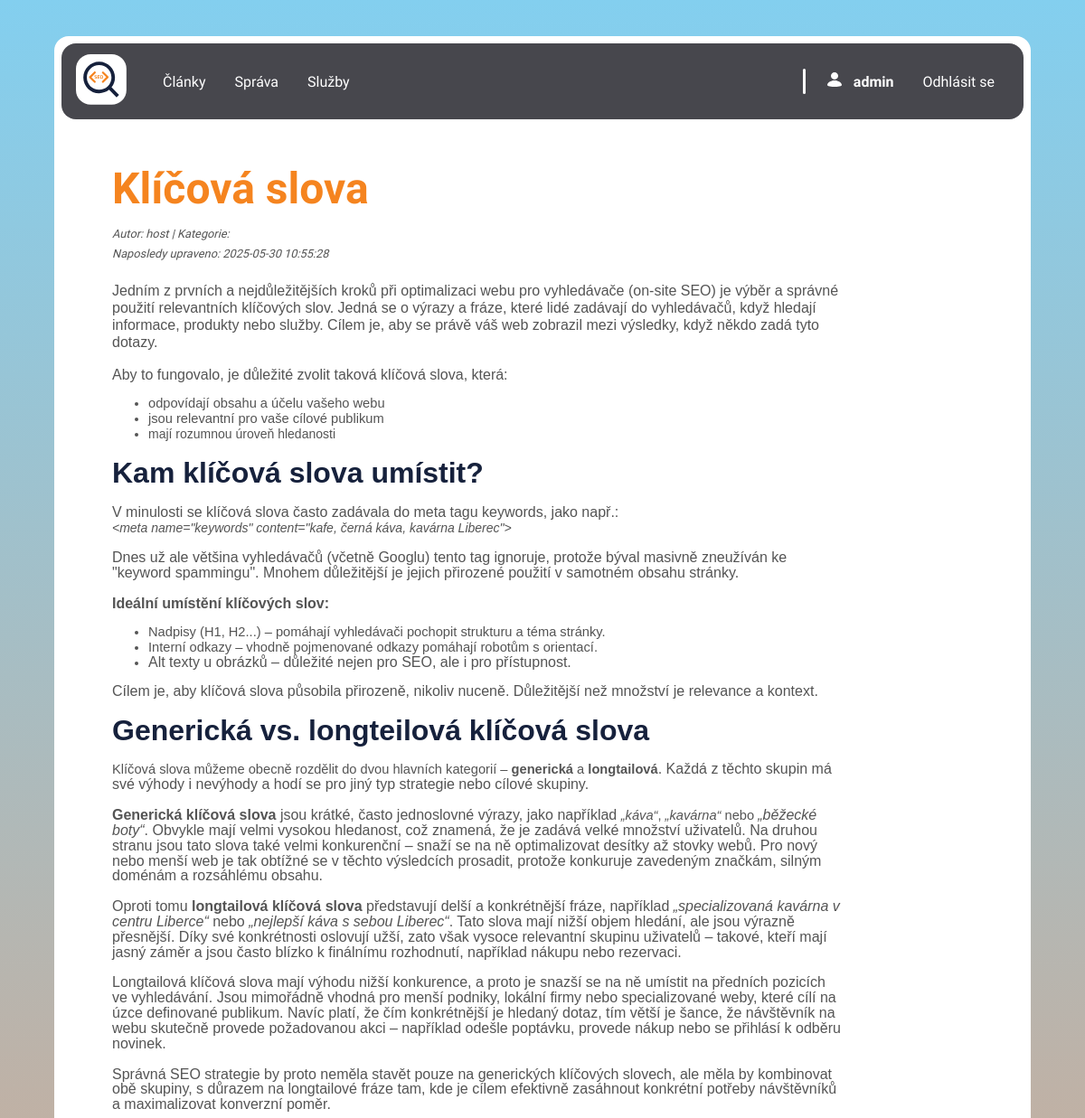
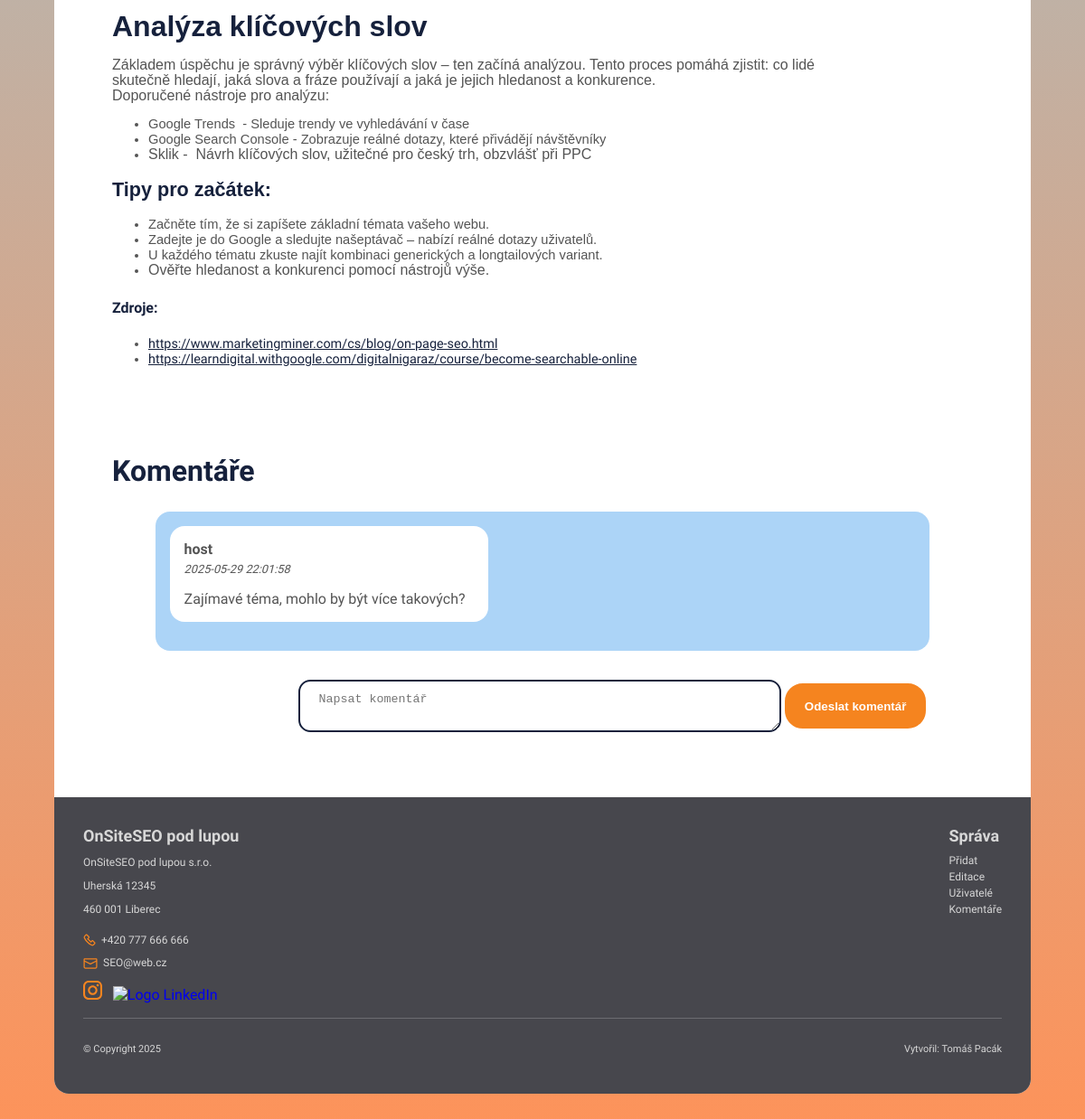
/app/views/blog/clanek_detail.php?id=5 (signed in), run on the app's committed database (2 pictures, top to bottom).
### tables this page shows
CREATE TABLE `clanky` (
  `id` int(11) NOT NULL,
  `title` varchar(255) NOT NULL,
  `author` varchar(255) NOT NULL,
  `category` varchar(100) DEFAULT NULL,
  `text` mediumtext NOT NULL,
  `sources` text NOT NULL,
  `images` longtext DEFAULT NULL CHECK (json_valid(`images`)),
  `created_at` timestamp NOT NULL DEFAULT current_timestamp(),
  `updated_at` timestamp NOT NULL DEFAULT current_timestamp() ON UPDATE current_timestamp(),
  `user_id` int(11) NOT NULL
);

CREATE TABLE `comments` (
  `id` int(11) NOT NULL,
  `text` text NOT NULL,
  `created_at` datetime DEFAULT current_timestamp(),
  `updated_at` timestamp NULL DEFAULT NULL ON UPDATE current_timestamp(),
  `user_id` int(11) NOT NULL,
  `clanek_id` int(11) NOT NULL
);

CREATE TABLE `users` (
  `id` int(11) NOT NULL,
  `username` varchar(50) NOT NULL,
  `email` varchar(100) DEFAULT NULL,
  `password_hash` varchar(255) NOT NULL,
  `role` enum('user','admin') NOT NULL DEFAULT 'user',
  `name` varchar(100) DEFAULT NULL,
  `surname` varchar(100) DEFAULT NULL,
  `created_at` timestamp NOT NULL DEFAULT current_timestamp(),
  `updated_at` timestamp NULL DEFAULT NULL ON UPDATE current_timestamp()
);

### app/models/Clanek.php (called while the page is built, shortened)
<?php
class Clanek {
    private $db;
    public function __construct($db) {
        $this->db = $db;
    }
    public function getById($id) {
        $sql = "SELECT * FROM clanky WHERE id = :id";
        $stmt = $this->db->prepare($sql);
        $stmt->execute([':id' => $id]);
        return $stmt->fetch(PDO::FETCH_ASSOC);
    }
}

### app/models/Comment.php (called while the page is built, shortened)
<?php
class Comment {
    private $db;
    public function __construct($db) {
        $this->db = $db;
    }
    public function getByClanekId($clanek_id) {
        $sql = "SELECT c.text, c.created_at, u.username
                FROM comments c
                JOIN users u ON c.user_id = u.id
                WHERE c.clanek_id = :clanek_id
                ORDER BY c.created_at DESC";
        $stmt = $this->db->prepare($sql);
        $stmt->execute([':clanek_id' => $clanek_id]);
        return $stmt->fetchAll(PDO::FETCH_ASSOC);
    }
}

### app/views/blog/clanek_detail.php (the view, shortened to what this page needs)
<?php
require_once '../../models/Clanek.php';
require_once '../../models/Comment.php';
$db = (new Database())->getConnection();
$clanekModel = new Clanek($db);
$clanek = $clanekModel->getById((int)$_GET['id']);
$commentModel = new Comment($db);
$komentare = $commentModel->getByClanekId($clanek['id']);
?>
<!DOCTYPE html>
<html lang="cz">
<head>
    <link rel="stylesheet" href="../../../public/css/typography.css">
    <link rel="stylesheet" href="../../../public/css/layout.css">
    <link rel="stylesheet" href="../../../public/css/style.css">
    <link rel="stylesheet" href="../../../public/css/richtext.min.css">
    <link rel="stylesheet" href="https://maxcdn.bootstrapcdn.com/font-awesome/4.7.0/css/font-awesome.min.css">
</head>
<body>
    <div class="page">
        <div>
            <div class="menu">
                <div class="navbar">
                    <a href="./index.php" class="navbar__logo"><img class="img--responsiv" src="../../../public/img/logo.svg" alt="logo"></a>
                    <nav class="hamburger-nav hamburger-zone">
                        <menu>
                            <div class="menuLeft menuRight">
                                <li class="menu__item"><a href="./clanky.php">Články</a></li>
                                <li class="menu__item"><a href="../admin/clanek_create.php">Správa</a></li>
                                <li class="menu__item"><a href="./sluzby.php">Služby</a></li>
                            </div>
                            <?php if (isset($_SESSION['username'])): ?>
                                <div class="menuRight">
                                    <div class="line"></div>
                                    <li class="menu__item">
                                        <div class="userLoged">
                                            <div class="iconContainer"><img class="img--responsiv" src="../../../public/img/icon_user.svg" alt="ikona uzživatele"></div>
                                            <p class="userLoged__text"><strong><?= htmlspecialchars($_SESSION['username']) ?></strong></p>
                                        </div>
                                    </li>
                                    <li class="menu__item">
                                        <a class="nav-link" href="../../controllers/logout.php">Odhlásit se</a>
                                    </li>
                                </div>
                            <?php endif; ?>
                        </menu>
                    </nav>
                </div>
            </div>
        </div>
        <main class="page__wrapper">
            <article>
                <h1 class="clanek__title"><?= htmlspecialchars($clanek['title']) ?></h1>
                <p class="clanek__autor">Autor: <?= htmlspecialchars($clanek['author']) ?> | Kategorie: <?= htmlspecialchars($clanek['category']) ?></p>
                <p class="clanek__autor">Naposledy upraveno: <?= htmlspecialchars($clanek['updated_at']) ?></p>
                <div class="clanek__content">
                    <?= html_entity_decode($clanek['text']) ?>
                </div>
                <?php
                    $sources = json_decode($clanek['sources'], true);
                    if (is_array($sources) && !empty($sources)) {
                        echo '<h4 class="clanek__zdroje">Zdroje:</h4>';
                        echo '<ul>';
                        foreach ($sources as $source) {
                            echo '<li class="clanek__zdroj"> <a class="link" href="' . $source . '" target="_blank" rel="noopener noreferrer">' . $source . '</a></li>';
                        }
                        echo '</ul>';
                    }
                ?>
            </article>
            <section class="komentare">
                <h2>Komentáře</h2>
                <div class="komentare_wrapper">
                    <div class="komentare_vypis">
                        <?php if (!empty($komentare)): ?>
                                <?php foreach ($komentare as $komentar): ?>
                                    <div class="komentar" >
                                        <p class="komentar__autor"><?= htmlspecialchars($komentar['username']) ?></p>
                                        <p class="komentar__date"><?= htmlspecialchars($komentar['created_at']) ?></p>
                                        <p class="komentar__text"><?= nl2br(htmlspecialchars($komentar['text'])) ?></p>
                                    </div>
                                <?php endforeach; ?>
                        <?php else: ?>
                            <p class="message">Zatím žádné komentáře.</p>
                        <?php endif; ?>
                    </div>
                    <div>
                        <?php if (isset($_SESSION['user_id'])): ?>
                            <form class="komentare_pridat" method="post"  action="../../controllers/CommentController.php">
                                <textarea class="form-control form-control--komentar" name="text" placeholder="Napsat komentář" required></textarea>
                                <button class="btn" type="submit">Odeslat komentář</button>
                            </form>
                        <?php else: ?>
                            <p class="warning"><a class="link" href="../auth/login.php">Přihlas se</a> pro přidání komentáře, nemáš účet? <a class="link" href="../auth/register.php">Registruj se</a></p>
                        <?php endif; ?>
                    </div>
                </div>
            </section>
        </main>
        <footer>
            <div class="footer">
                <div class="footer__mainWrapper">
                    <div class="footer__kategory">
                        <p class="footer__title">OnSiteSEO pod lupou</p>
                        <div class="footer__wrapper">
                            <div>
                                <p class="footer__neodkaz">OnSiteSEO pod lupou s.r.o.</p>
                                <p class="footer__neodkaz">Uherská 12345</p>
                                <p class="footer__neodkaz">460 001 Liberec</p>
                            </div>
                            <div class="footer__wrapper2">
                                <a class="footer__odkaz footer__odkaz--tel" href="tel:+420777666666">+420 777 666 666</a>
                                <a class="footer__odkaz footer__odkaz--mail" href="mailto:obchod@l3web.cz">SEO@web.cz</a>
                                <div class="footer__icons">
                                    <a href="#"><img class="footer__icon" src="../../../public/img/icon_instagram.svg" alt="Logo Instagram"></a>
                                    <a href="#"><img class="footer__icon" src="../../../public/img/footer_linkedin.svg" alt="Logo LinkedIn"></a>
                                </div>
                            </div>
                        </div>
                    </div>
                    <div class="footer__kategory">
                        <p class="footer__title">Správa</p>
                        <div class="footer__text">
                            <a class="footer__odkaz" href="../admin/clanek_create.php">Přidat</a>
                            <a class="footer__odkaz" href="../admin/clanky_edit_delete.php">Editace</a>
                            <?php if (isset($_SESSION['role']) && $_SESSION['role'] === 'admin'): ?>
                                <a class="footer__odkaz" href="../admin/users_edit_delete.php">Uživatelé</a>
                                <a class="footer__odkaz" href="../admin/komentare_delete.php">Komentáře</a>
                            <?php endif; ?>
                        </div>
                    </div>
                </div>
                <div class="footer__line"></div>
                <div class="footer__paticka">
                    <div class="paticka__wrapper">
                        <p>© Copyright 2025</p>
                    </div>
                    <p>Vytvořil: Tomáš Pacák</p>
                </div>
            </div>
        </footer>
    </div>
</body>
</html>

### public/css/typography.css (style rules this page uses)
:root { --text:#545454; --primalC: #f5841f; --secondaryC: #16213C; --gradientBg: linear-gradient(to right, #fd935a, #83cfef); --bg:#ffffff; --btnH: #acd4f7; --cardBg:#2A2A2A; --bg-footer:#47474D; --text-footer:#d7d7d7; }
html { font-family: 'Hanken Grotesk', sans-serif; font-weight: 400; font-size: 16px !important; color: var(--text); }
h1 { font-size: clamp(1.6rem, 4.5vw, 3rem); color: var(--primalC); }
h2 { font-size: clamp(1.4rem, 3vw, 2rem); }
h3, .log__title { font-size: clamp(1.1rem, 1.8vw, 1.7rem); }
h2, h3, h4, .log__title { color: var(--secondaryC); }
a:not(.link) { text-decoration: none; }
.link { color: var(--secondaryC); }
.clanek__title { margin-bottom: 0.3em; }
.clanek__autor { font-size: 0.8em; font-size: 0.8em; margin: 0.5em 0; font-style: italic; }
.clanek__zdroj { font-size: 0.9em; }
.komentar__autor { font-weight: 600; margin-bottom: 0.3em; margin-top: 0; }
.komentar__date { font-size: 0.8em; font-style: italic; margin-top: 0.3em; }
.komentar__text { margin-bottom: 0; }
.footer__odkaz { text-decoration: none; color: var(--footerText); font-weight: 400; font-size: 12px; }
.footer__neodkaz { text-decoration: none; color: var(--footerText); font-weight: 400; font-size: 12px; }
.footer__title { font-weight: 800; font-size: 18px; margin: 0; }
.footer__paticka { font-weight: 400; font-size: 11px; }

### public/css/layout.css (style rules this page uses)
.page { margin: 2.5em auto; max-width: 90%; }
.page__wrapper, .head__wrapper { padding: 0.5em; }
.navbar { margin: 0.5em; margin-bottom: 0; }
.uvod, section { margin-bottom: 5em; }
.komentare_vypis { max-height: 20em; overflow-y: scroll; }
.komentare { margin-top: 4em; }
@media (min-width: 538px) { .page__wrapper { padding: 0.5em 2em; } }
@media (min-width: 538px) { .form-control--komentar { max-width: 40em; } }
@media (min-width: 538px) { .clanek__content { margin-right: 2em; } }
@media (min-width: 961px) { .page__wrapper { padding: 0.5em 4em; } }
@media (min-width: 961px) { .uvod, section { margin-bottom: 4em; } }
@media (min-width: 961px) { .clanek__content { max-width: 85%; } }
@media (min-width: 961px) { .komentare { margin-top: 6em; } }
@media (min-width: 961px) { .komentare_wrapper { max-width: 90%; margin: 0 auto; } }

### data on the page
clanky: title "Klíčová slova", author "host", updated_at "2025-05-30 10:55:28", text "Jedním z prvních a nejdůležitějších kroků při optimalizaci webu pro vyhledávače (on-site SEO) je výběr a správné použití relevantních klíčových slov. Jedná se o výrazy a fráze, které lidé zadávají do vyhledávačů, když hledají informace, produkty nebo služby. Cílem je, aby se právě váš web zobrazil mezi výsledky, když někdo zadá tyto dotazy. Aby to fungovalo, je důležité zvolit taková klíčová slova, která: odpovídají obsahu a účelu vašeho webu jsou relevantní pro vaše cílové publikum mají rozumnou úroveň hledanosti Kam klíčová slova umístit? V minulosti se klíčová slova často zadávala do meta tagu keywords, jako např.: <meta name=\"keywords\" content=\"kafe, černá káva, kavárna Liberec\"> Dnes…", sources "https://www.marketingminer.com/cs/blog/on-page-seo.html", sources "https://learndigital.withgoogle.com/digitalnigaraz/course/become-searchable-online"
comments: user.username "host", created_at "2025-05-29 22:01:58", text "Zajímavé téma, mohlo by být více takových?"

### other printed values
$_SESSION['username'] "admin"
